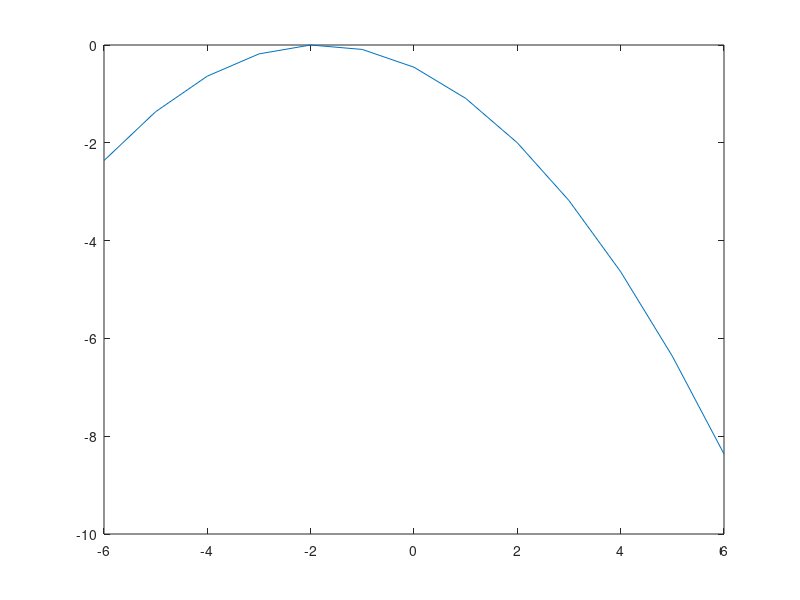

Write MATLAB code to recreate this figure.
function P = pyralens;
x = -6:6
C = ones(size(x));
C(1) = 0; C(length(x)) = 0;
P = zeros(size(C));
P(2) = 1;
P(11) = 2;
figure;
for i = 1:1000
%P = (shift(P, -1) + shift(P, 1) + shift(P, -2) + shift(P, 2))/5;
P = (shift(P, -2) + shift(P, 2) )/2;
P(1) = P(2)-1;
P(13) = P(12)-2;
%if ~mod(i, 10) plot(P);  f = getframe(gcf); disp(i); end;
P = P-max(P);
end

figure; plot(x, P)


function A = shift(A, dim)
[SY, SX, SZ] = size(A);
for i=1:length(dim)
if (dim(i) == -1)
    A(2:SY,:,:) = A(1:(SY-1),:,:);
elseif (dim(i) == 1)
    A(1:(SY-1),:,:) = A(2:SY,:,:);
elseif (dim(i) == -2)
    A(:,2:SX,:) = A(:,1:(SX-1),:);
elseif (dim(i) == 2)
    A(:,1:(SX-1),:) = A(:,2:SX,:); 
elseif (dim(i) == -3)
    A(:,:,2:SZ) = A(:,:,1:(SZ-1));
elseif (dim(i) == 3)
    A(:,:,1:(SZ-1)) = A(:,:,2:SZ);
end
end
